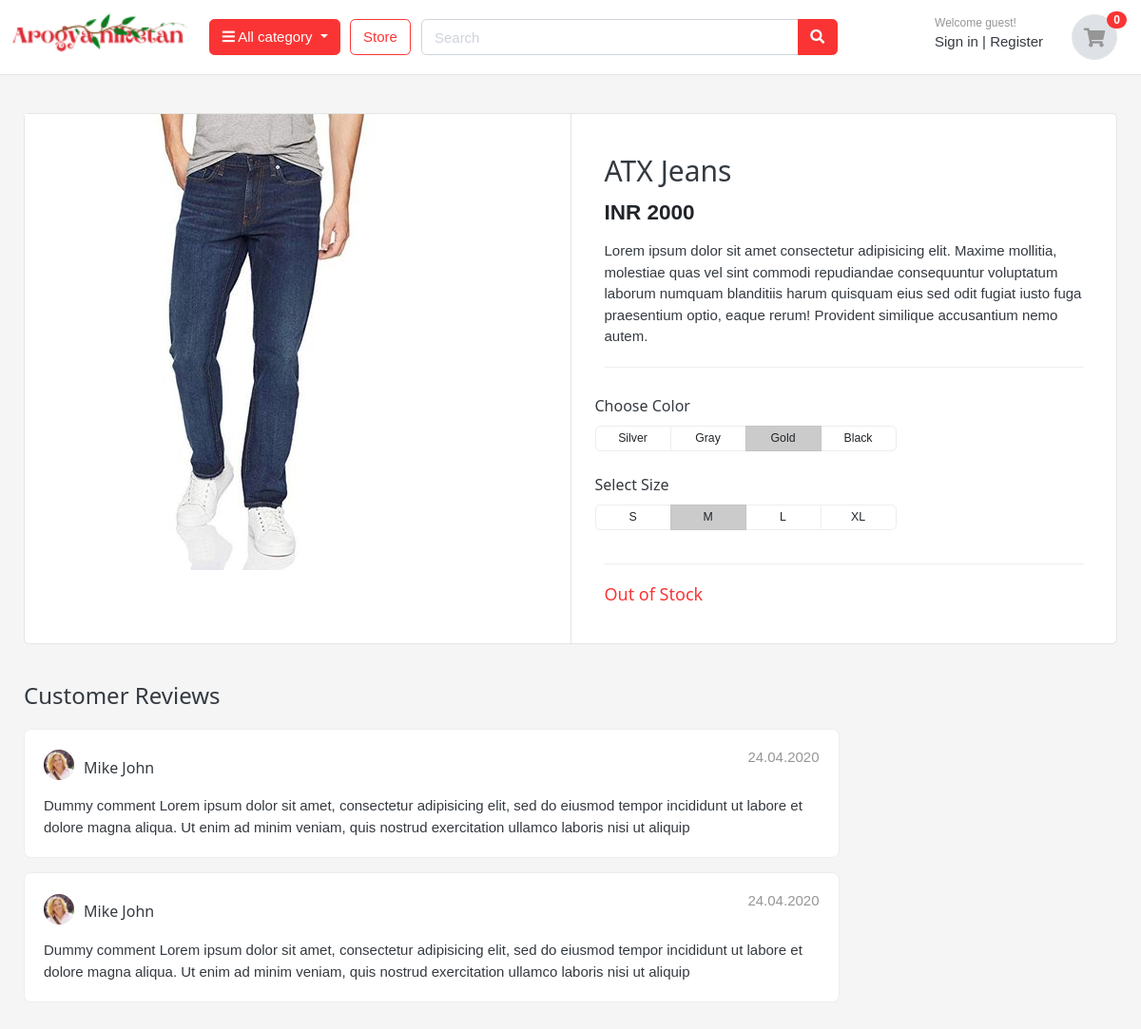
/store/category/jeans/atx-jeans/, run on the app's committed database.
### store/models.py (models this page shows, shortened)
class Product(models.Model):
    product_name     =  models.CharField(max_length=200,unique=True)
    slug             =  models.SlugField(max_length=200,unique=True)
    description      =  models.TextField(max_length=500,blank=True)
    price            =  models.IntegerField()
    images           =  models.ImageField(upload_to='photos/products')
    stock            =  models.IntegerField()
    is_available     =  models.BooleanField(default=True)
    category         =  models.ForeignKey(Category,on_delete=models.CASCADE)
    created_date     =  models.DateTimeField(auto_now_add=True)
    modified_date    =  models.DateTimeField(auto_now=True)
    is_new_arrival     =  models.BooleanField(default=False)
    is_recomended     =  models.BooleanField(default=False)

### store/views.py (the view)
# urls.py: path('category/<slug:category_slug>/<slug:product_slug>/',views.product_detail,name='product_detail'),
def product_detail(request,category_slug,product_slug):
    user=request.user
    try:
        single_product = Product.objects.get(category__slug=category_slug, slug=product_slug)
        in_cart = CartItem.objects.filter(cart__cart_id=__cart_id(request), product=single_product).exists()
        if user.is_authenticated:
            in_cart=(in_cart or CartItem.objects.filter(user=user, product=single_product).exists())
    except Exception as e:
        raise e
    context = {
        'single_product': single_product,
        'in_cart' : in_cart,
    }
    return render(request, 'store/product_detail.html',context)

### carts/context_processors.py (called while the page is built)
def counter(request):
    cart_count = 0
    if 'admin' in request.path:
        return {}
    else:
        try:
            cart = Cart.objects.filter(cart_id=__cart_id(request))
            if request.user.is_authenticated:
                cart_items = CartItem.objects.all().filter(user=request.user)
            else:
                cart_items = CartItem.objects.all().filter(cart=cart[:1])
            for cart_item in cart_items:
                cart_count += cart_item.quantity
        except Cart.DoesNotExist:
            cart_count = 0
    return dict(cart_count=cart_count)

### carts/views.py (called while the page is built)
def __cart_id(request):
    cart = request.session.session_key
    if not cart:
        cart = request.session.create()
    return cart

### category/context_processors.py (called while the page is built)
def menu_links(request):
    links = Category.objects.all()
    return dict(links=links)

### category/models.py (called while the page is built)
    def get_url(self):
        return reverse('products_by_category', args=[self.slug])

### templates/store/product_detail.html (shortened to what this page needs)
{% extends 'base.html' %}
{% load static %}
{% block content %}
<section class="section-content padding-y bg desktop-view">
	<div class="container">
	<div class="card">
		<div class="row no-gutters">
			<aside class="col-md-6">
		<div class="img-big-wrap">
		   <a href="#"><img src="{{single_product.images.url}}" style="height: fit-content;"></a>
		</div>
			</aside>
			<main class="col-md-6 border-left">
	<article class="content-body">
	<h2 class="title">{{single_product.product_name}}</h2>
	<div class="mb-3">
		<var class="price h4">INR {{single_product.price}}</var>
	</div>
	<p>{{ single_product.description }}</p>
	<hr>
		<div class="row">
			<div class="item-option-select">
				<h6>Choose Color</h6>
				<div class="btn-group btn-group-sm btn-group-toggle" data-toggle="buttons">
				  <label class="btn btn-light">
					<input type="radio" name="radio_color"> Silver
				  </label>
				  <label class="btn btn-light">
					<input type="radio" name="radio_color"> Gray
				  </label>
				  <label class="btn btn-light active">
					<input type="radio" name="radio_color checked"> Gold
				  </label>
				  <label class="btn btn-light">
					<input type="radio" name="radio_color"> Black
				  </label>
				</div>
			</div>
		</div>
		<div class="row">
			<div class="item-option-select">
				<h6>Select Size</h6>
				<div class="btn-group btn-group-sm btn-group-toggle" data-toggle="buttons">
				  <label class="btn btn-light">
					<input type="radio" name="radio_color"> S
				  </label>
				  <label class="btn btn-light active">
					<input type="radio" name="radio_color" checked=""> M
				  </label>
				  <label class="btn btn-light">
					<input type="radio" name="radio_color"> L
				  </label>
				  <label class="btn btn-light">
					<input type="radio" name="radio_color"> XL
				  </label>
				</div>
			</div>
		</div>
		<hr>
		{% if single_product.stock <= 0 %}
		<h5 class="text-danger">Out of Stock</h5>
		{% endif %}
	</article>
			</main>
		</div>
	</div>
	<br>
	<div class="row">
				<div class="col-md-9">
		<header class="section-heading">
			<h3>Customer Reviews </h3>
		</header>
		<article class="box mb-3">
			<div class="icontext w-100">
				<img src="./images/avatars/avatar1.jpg" class="img-xs icon rounded-circle">
				<div class="text">
					<span class="date text-muted float-md-right">24.04.2020 </span>
					<h6 class="mb-1">Mike John </h6>
				</div>
			</div>
			<div class="mt-3">
				<p>
					Dummy comment Lorem ipsum dolor sit amet, consectetur adipisicing elit, sed do eiusmod
					tempor incididunt ut labore et dolore magna aliqua. Ut enim ad minim veniam,
					quis nostrud exercitation ullamco laboris nisi ut aliquip
				</p>
			</div>
		</article>
		<article class="box mb-3">
			<div class="icontext w-100">
				<img src="./images/avatars/avatar1.jpg" class="img-xs icon rounded-circle">
				<div class="text">
					<span class="date text-muted float-md-right">24.04.2020 </span>
					<h6 class="mb-1">Mike John </h6>
				</div>
			</div>
			<div class="mt-3">
				<p>
					Dummy comment Lorem ipsum dolor sit amet, consectetur adipisicing elit, sed do eiusmod
					tempor incididunt ut labore et dolore magna aliqua. Ut enim ad minim veniam,
					quis nostrud exercitation ullamco laboris nisi ut aliquip
				</p>
			</div>
		</article>
		</div>
	</div>
	</div>
	</section>
{% endblock %}

### static/css/w3.css (style rules this page uses)
html { box-sizing:border-box }
*,*:before,*:after { box-sizing:inherit }
html { -ms-text-size-adjust:100%;-webkit-text-size-adjust:100% }
body { margin:0 }
article,aside,details,figcaption,figure,footer,header,main,menu,nav,section { display:block }
a { background-color:transparent }
img { border-style:none }
hr { box-sizing:content-box;height:0;overflow:visible }
html,body { font-family:Verdana,sans-serif;font-size:15px;line-height:1.5 }
html { overflow-x:hidden }
h2 { font-size:30px }
h3 { font-size:24px }
h5 { font-size:18px }
h6 { font-size:16px }
h1,h2,h3,h4,h5,h6 { font-family:"Segoe UI",Arial,sans-serif;font-weight:400;margin:10px 0 }
hr { border:0;border-top:1px solid #eee;margin:20px 0 }
img { vertical-align:middle }
a { color:inherit }

### static/css/ui.css (style rules this page uses)
html { font-family: "Inter", sans-serif; font-size: 15px; }
.content-body { flex: 1 1 auto; padding: 2rem 2.3rem; }
.img-xs, .img-sm, .img-md, .img-lg { -o-object-fit: cover; object-fit: cover; flex-shrink: 0; flex-grow: 0; }
.img-xs { width: 40px; height: 40px; }
.padding-y { padding-top: 40px; padding-bottom: 40px; }
var { font-style: normal; }
article:after, .form-group:after { display: block; clear: both; content: ""; }
.bg { background-color: #f8f9fa; }
.section-heading { margin-bottom: 20px; margin-top: 15px; }
p:last-child { margin-bottom: 0; }
.btn-light { background-color: #fff; border-color: #e4e4e4; }
.icontext { display: inline-flex; align-items: center; vertical-align: middle; }
.icontext .text { width: 100%; line-height: 1.2; }
.icontext .icon { position: relative; margin-right: 10px; flex-shrink: 0; flex-grow: 0; }
.price { font-weight: 600; color: #212529; }
.box { padding: 18px; background: #fff; border-radius: 0.37rem; border: 1px solid #e4e4e4; }
.box img { max-width: 100%; }
.item-option-select { margin-bottom: 1rem; display: inline-block; margin-right: 15px; }
.item-option-select .btn { min-width: 80px; }

### static/css/mobile.css (style rules this page uses)
html { font-family: "Roboto", "Arial", sans-serif; }
.content-body { -webkit-box-flex: 1; -ms-flex: 1 1 auto; flex: 1 1 auto; padding: 2rem 2.3rem; }
.img-xs, .img-sm, .img-md, .img-lg { -o-object-fit: cover; object-fit: cover; -ms-flex-negative: 0; flex-shrink: 0; -webkit-box-flex: 0; -ms-flex-positive: 0; flex-grow: 0; background: #dee2e6; }
.img-xs { width: 32px; height: 32px; }
var { font-style: normal; }
article:after, .form-group:after { display: block; clear: both; content: ""; }
.bg { background-color: #f5f5f5; }
p:last-child { margin-bottom: 0; }
.btn-light { background-color: #fff; border-color: #ededed; }
.icontext { display: -webkit-inline-box; display: -ms-inline-flexbox; display: inline-flex; -webkit-box-align: center; -ms-flex-align: center; align-items: center; vertical-align: middle; }
.icontext .text { width: 100%; line-height: 1.2; }
.icontext .icon { position: relative; margin-right: 10px; -ms-flex-negative: 0; flex-shrink: 0; -webkit-box-flex: 0; -ms-flex-positive: 0; flex-grow: 0; }
.price { font-weight: 600; color: #212529; }
.box { padding: 20px; background: #fff; border-radius: 0.5rem; border: 1px solid #ededed; }
.box img { max-width: 100%; }
.item-option-select { margin-bottom: 1rem; display: inline-block; margin-right: 15px; }
.item-option-select .btn { min-width: 80px; }

### static/css/style-3.css (style rules this page uses)
:root { --primary-color: rgba(3, 54, 255, 1.2); --overlay-color: rgba(24, 39, 51, 0.85); --menu-speed: 0.75s; }
* { margin: 0; padding: 0; box-sizing: border-box; }
body { line-height: 1.5; font-family: "Poppins", sans-serif; }
.container { max-width: 1170px; margin: auto; }
.row { display: flex; flex-wrap: wrap; }

### data on the page
Product: images (picture), product_name "ATX Jeans", price "2000", description "Lorem ipsum dolor sit amet consectetur adipisicing elit. Maxime mollitia, molestiae quas vel sint commodi repudiandae consequuntur voluptatum laborum numquam blanditiis harum quisquam eius sed odit fugiat iusto fuga praesentium optio, eaque rerum! Provident similique accusantium nemo autem."

### other printed values
{{ cart_count }} "0"
